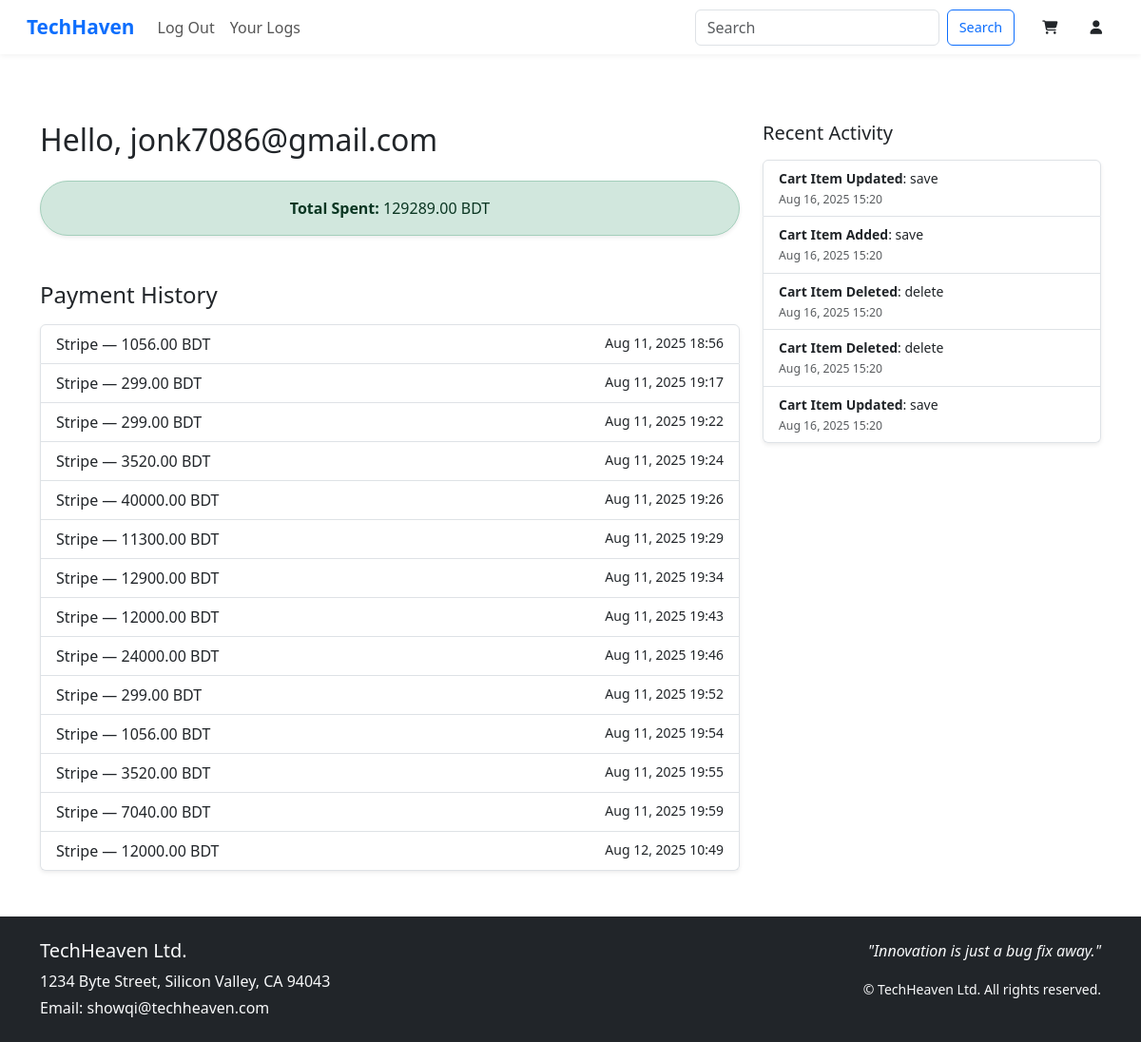
Page /user/my-account/12/ (signed in) on the committed database.
### accounts/models.py (models this page shows)
class CustomUser(AbstractBaseUser, PermissionsMixin):
    email = models.EmailField(unique=True)
    role=models.CharField(max_length=20,choices=(('ADMIN','admin'),('USER','user')),default='USER')
    default_device = models.CharField(max_length=255, null=True, blank=True)
    is_active = models.BooleanField(default=False)
    is_staff = models.BooleanField(default=False)
    objects = UserManager()
    USERNAME_FIELD = "email"
    REQUIRED_FIELDS = []

### payment/models.py (models this page shows)
class PaymentHistory(models.Model):
    id = models.UUIDField(primary_key=True, default=uuid.uuid4, editable=False)
    user=models.ForeignKey(User,on_delete=models.CASCADE,null=True,blank=True)
    payment_method=models.CharField(max_length=30,null=True,blank=True)
    order=models.ForeignKey(Order,on_delete=models.CASCADE,null=True,blank=True)
    total_amount = models.DecimalField(max_digits=10, decimal_places=2, default=0.00)
    status=models.CharField(max_length=30,null=True,blank=True)
    created_at=models.DateTimeField(auto_now_add=True)
    updated_at=models.DateTimeField(auto_now=True)

### activity_log/models.py (models this page shows)
class ActivityLog(models.Model):
    id = models.UUIDField(primary_key=True, default=uuid.uuid4, editable=False)
    user = models.ForeignKey(User, on_delete=models.CASCADE, null=True, blank=True)
    event=models.CharField(max_length=30,null=True,blank=True)
    action=models.CharField(max_length=30,null=tuple,blank=True)
    payload=models.JSONField(null=True,blank=True)
    created_at=models.DateTimeField(auto_now_add=True)

### accounts/views.py (the view)
# urls.py: path('user/my-account/<int:user_id>/',views.my_account,name="my_account"),
@login_required
def my_account(request, user_id):
    user = get_object_or_404(User, id=user_id)
    total_spent=0
    payment_list = PaymentHistory.objects.filter(user=user)
    for payment in payment_list:
        total_spent += payment.total_amount
    activity_logs = ActivityLog.objects.filter(user=user).order_by('-created_at')[:5]
    return render(request, 'accounts/my_account.html', {
        'user': user,
        'payment_list': payment_list,
        'activity_logs': activity_logs,
        'total_spent':total_spent
    })

### accounts/templates/accounts/my_account.html (shortened to what this page needs)
{% extends 'layout.html' %}
{% block content %}
<div class="container mt-5">
  <div class="row">
    <div class="col-lg-8">
      <h2 class="mb-4">Hello, {{ user.email }}</h2>
      <div class="alert alert-success shadow-sm rounded-pill text-center">
        <strong>Total Spent:</strong> {{ total_spent }} BDT
      </div>
      <h4 class="mt-5 mb-3">Payment History</h4>
      {% if payment_list %}
        <ul class="list-group shadow-sm">
          {% for payment in payment_list %}
            <li class="list-group-item d-flex justify-content-between">
              <span>{{ payment.payment_method }} — {{ payment.total_amount }} BDT</span>
              <small>{{ payment.created_at|date:"M d, Y H:i" }}</small>
            </li>
          {% endfor %}
        </ul>
      {% else %}
        <div class="alert alert-secondary">No payments found.</div>
      {% endif %}
    </div>
    <div class="col-lg-4">
      <div class="sticky-top" style="top: 80px;">
        <h5 class="mb-3">Recent Activity</h5>
        {% if activity_logs %}
          <ul class="list-group shadow-sm">
            {% for activity in activity_logs %}
              <li class="list-group-item small">
                <strong>{{ activity.event }}</strong>: {{ activity.action }}<br>
                <small class="text-muted">{{ activity.created_at|date:"M d, Y H:i" }}</small>
              </li>
            {% endfor %}
          </ul>
        {% else %}
          <div class="alert alert-light">No recent activity found.</div>
        {% endif %}
      </div>
    </div>
  </div>
</div>
{% endblock %}

### accounts/templates/layout.html (style rules this page uses)
html, body { height: 100%; margin: 0; }
body { display: flex; flex-direction: column; min-height: 100vh; }

### rows in the picture
CustomUser: email "jonk7086@gmail.com"
PaymentHistory: payment_method "Stripe", total_amount "1056.00", created_at "Aug 11, 2025 18:56"
PaymentHistory: payment_method "Stripe", total_amount "299.00", created_at "Aug 11, 2025 19:17"
PaymentHistory: payment_method "Stripe", total_amount "299.00", created_at "Aug 11, 2025 19:22"
PaymentHistory: payment_method "Stripe", total_amount "3520.00", created_at "Aug 11, 2025 19:24"
PaymentHistory: payment_method "Stripe", total_amount "40000.00", created_at "Aug 11, 2025 19:26"
PaymentHistory: payment_method "Stripe", total_amount "11300.00", created_at "Aug 11, 2025 19:29"
PaymentHistory: payment_method "Stripe", total_amount "12900.00", created_at "Aug 11, 2025 19:34"
PaymentHistory: payment_method "Stripe", total_amount "12000.00", created_at "Aug 11, 2025 19:43"
PaymentHistory: payment_method "Stripe", total_amount "24000.00", created_at "Aug 11, 2025 19:46"
PaymentHistory: payment_method "Stripe", total_amount "299.00", created_at "Aug 11, 2025 19:52"
PaymentHistory: payment_method "Stripe", total_amount "1056.00", created_at "Aug 11, 2025 19:54"
PaymentHistory: payment_method "Stripe", total_amount "3520.00", created_at "Aug 11, 2025 19:55"
PaymentHistory: payment_method "Stripe", total_amount "7040.00", created_at "Aug 11, 2025 19:59"
PaymentHistory: payment_method "Stripe", total_amount "12000.00", created_at "Aug 12, 2025 10:49"
ActivityLog: event "Cart Item Updated", action "save", created_at "Aug 16, 2025 15:20"
ActivityLog: event "Cart Item Added", action "save", created_at "Aug 16, 2025 15:20"
ActivityLog: event "Cart Item Deleted", action "delete", created_at "Aug 16, 2025 15:20"
ActivityLog: event "Cart Item Deleted", action "delete", created_at "Aug 16, 2025 15:20"
ActivityLog: event "Cart Item Updated", action "save", created_at "Aug 16, 2025 15:20"

### other values in the picture
{{ total_spent }} "129289.00"
